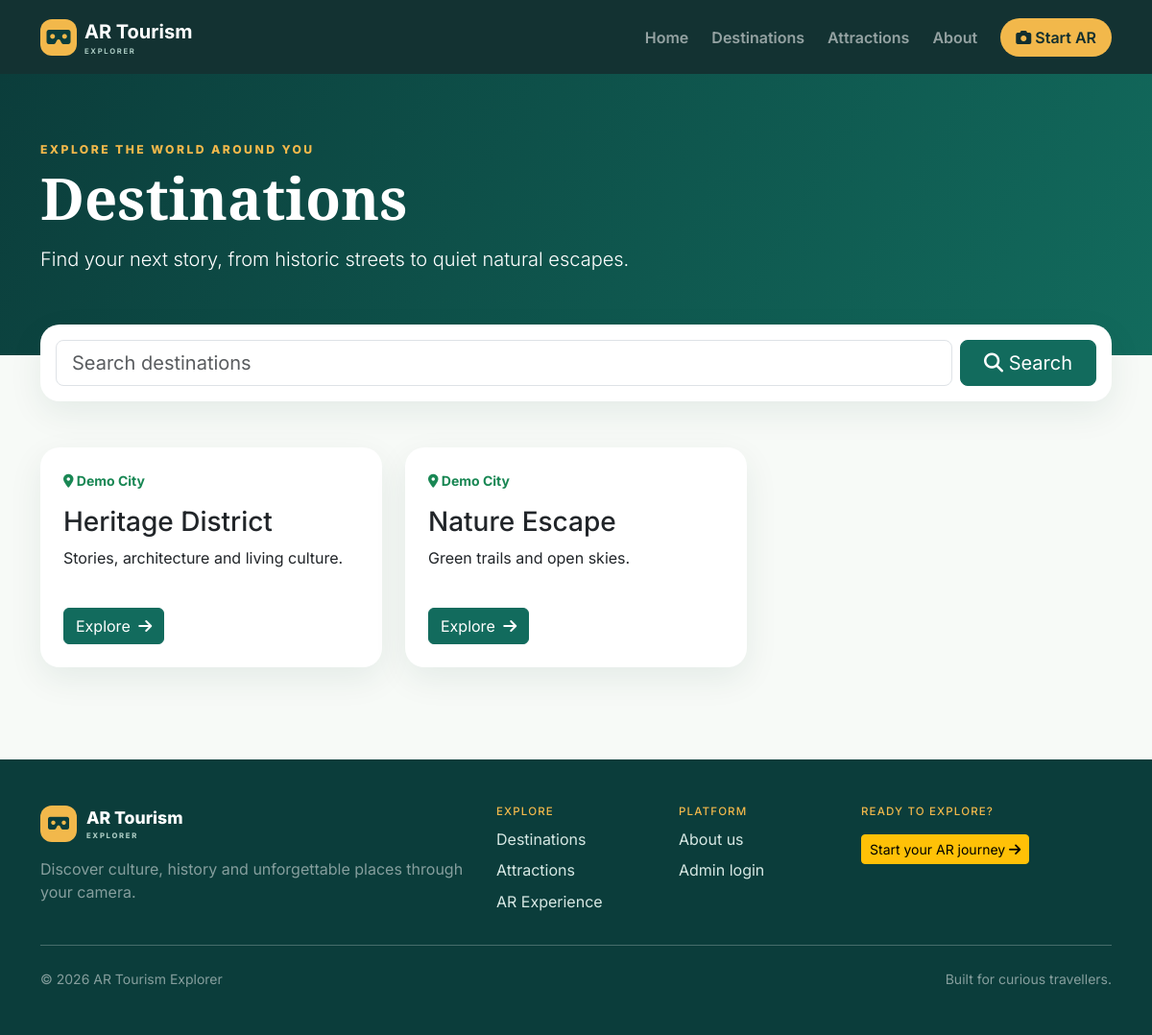
Page /destinations.php on the committed database.
### tables this page shows
CREATE TABLE destinations (
    id INT UNSIGNED AUTO_INCREMENT PRIMARY KEY,
    category_id INT UNSIGNED NULL,
    name VARCHAR(160) NOT NULL,
    slug VARCHAR(180) UNIQUE NOT NULL,
    short_description VARCHAR(300),
    description TEXT,
    cover_image VARCHAR(255),
    location VARCHAR(190),
    latitude DECIMAL(10, 7) NULL,
    longitude DECIMAL(10, 7) NULL,
    maps_url VARCHAR(500),
    status ENUM('active', 'inactive') DEFAULT 'active',
    created_at TIMESTAMP DEFAULT CURRENT_TIMESTAMP,
    updated_at TIMESTAMP DEFAULT CURRENT_TIMESTAMP ON UPDATE CURRENT_TIMESTAMP,
    FOREIGN KEY (category_id) REFERENCES categories(id) ON DELETE SET NULL,
    INDEX (status),
    INDEX (name)
);

### includes/functions.php (called while the page is built, shortened)
<?php
require_once __DIR__ . '/database.php';
function e(?string $value): string
{
    return htmlspecialchars($value ?? '', ENT_QUOTES, 'UTF-8');
}
function url(string $path = ''): string
{
    return BASE_URL . '/' . ltrim($path, '/');
}
function flashes(): array
{
    $items = $_SESSION['flash'] ?? [];
    return $items;
}

### includes/database.php (called while the page is built, shortened)
<?php
function db(): PDO
{
    static $pdo;
    if (!$pdo) {
        $pdo = new PDO(
            'mysql:host=' . DB_HOST . ';port=' . PORT . ';dbname=' . DB_NAME . ';charset=utf8mb4',
            DB_USER,
            DB_PASS,
            [
                PDO::ATTR_ERRMODE => PDO::ERRMODE_EXCEPTION,
                PDO::ATTR_DEFAULT_FETCH_MODE => PDO::FETCH_ASSOC,
                PDO::ATTR_EMULATE_PREPARES => false,
            ]
        );
    }
    return $pdo;
}

### destinations.php (the view)
<?php require_once __DIR__ . '/includes/functions.php'; $pageTitle='Destinations'; $q=trim($_GET['q']??''); try {
    $stmt=db()->prepare("SELECT d.*,c.name category_name FROM destinations d LEFT JOIN categories c ON c.id=d.category_id WHERE d.status='active' AND (d.name LIKE ? OR d.short_description LIKE ?) ORDER BY d.name");
    $stmt->execute(["%$q%","%$q%"]);
    $items=$stmt->fetchAll();
} catch (Throwable $error) {
    $items = $q ? [] : [['name'=>'Heritage District','slug'=>'heritage-district','location'=>'Demo City','short_description'=>'Stories, architecture and living culture.'],['name'=>'Nature Escape','slug'=>'nature-escape','location'=>'Demo City','short_description'=>'Green trails and open skies.'],['name'=>'Cultural Village','slug'=>'cultural-village','location'=>'Demo City','short_description'=>'Crafts, food and local traditions.']];
} require __DIR__.'/includes/header.php'; ?>
<section class="page-header"><div class="container"><div class="eyebrow">EXPLORE THE WORLD AROUND YOU</div><h1>Destinations</h1><p class="lead mb-0">Find your next story, from historic streets to quiet natural escapes.</p></div></section>
<section class="container filter-bar"><div class="card p-3"><form class="row g-2 align-items-center"><div class="col-md"><input class="form-control form-control-lg" name="q" value="<?=e($q)?>" placeholder="Search destinations"></div><div class="col-auto"><button class="btn btn-success btn-lg px-4"><i class="fa-solid fa-magnifying-glass"></i> Search</button></div></form></div></section>
<section class="container py-5"><div class="row g-4"><?php foreach ($items as $d): ?><div class="col-md-6 col-lg-4"><div class="card h-100 p-4 feature-card"><small class="text-success fw-bold"><i class="fa-solid fa-location-dot"></i> <?=e($d['location'] ?: 'Discover nearby')?></small><h3 class="mt-3"><?=e($d['name'])?></h3><p><?=e($d['short_description'])?></p><a class="btn btn-success mt-auto align-self-start" href="<?=url('destination.php?slug='.urlencode($d['slug']))?>">Explore <i class="fa-solid fa-arrow-right ms-1"></i></a></div></div><?php endforeach; ?><?php if (!$items): ?><div class="col-12"><div class="empty-state"><i class="fa-solid fa-map-location-dot fa-2x mb-3"></i><h3>No destinations found</h3><p>Try a different search term or check back soon.</p></div></div><?php endif; ?></div></section><?php require __DIR__.'/includes/footer.php'; ?>

### assets/css/app.css (style rules this page uses)
:root { --ink: #102a2d; --green: #126b5d; --green-dark: #0b3d3b; --gold: #f2b84b; --cream: #f7faf7; }
* { box-sizing: border-box; }
body { font-family: Inter, sans-serif; color: var(--ink); background: var(--cream); }
.eyebrow { letter-spacing: 0.2em; font-size: 0.76rem; font-weight: 800; color: var(--gold); }
.card { border: 0; border-radius: 20px; box-shadow: 0 12px 35px #123b3714; }
.feature-card { transition: transform 0.25s, box-shadow 0.25s; }
.feature-card p, .attraction-card p { min-height: 48px; }
.page-header { background: linear-gradient(120deg, var(--green-dark), var(--green)); color: #fff; padding: 70px 0 85px; }
.page-header h1 { font: 700 clamp(2.5rem, 5vw, 4rem) "Playfair Display", serif; }
.filter-bar { margin-top: -32px; position: relative; }
.btn-success { background: var(--green); border-color: var(--green); }

### rows in the picture
destinations: location "Demo City", name "Heritage District", short_description "Stories, architecture and living culture."
destinations: location "Demo City", name "Nature Escape", short_description "Green trails and open skies."
